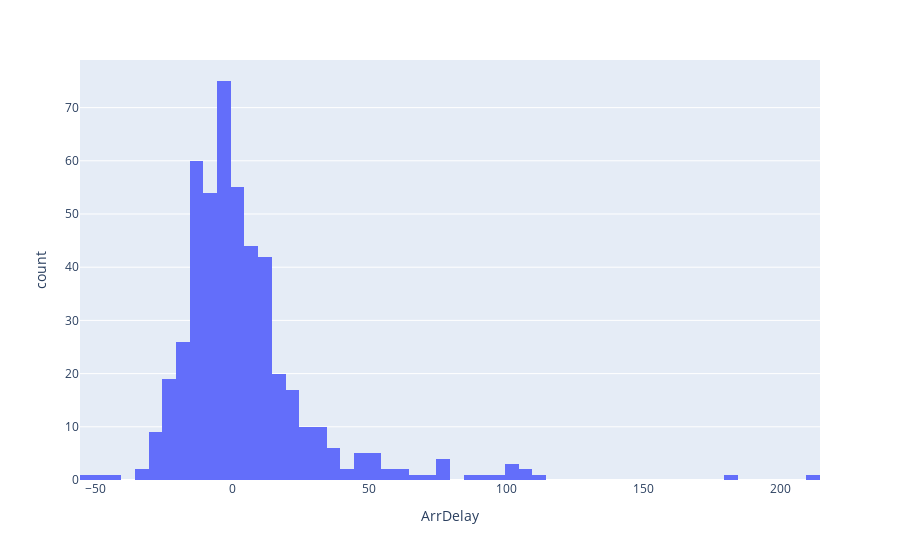

This figure's notebook cell:
### Markdown cell above
**To do**

-   Use px.histogram and pass the dataset.
-   Pass `ArrDelay` to x parameter.

### Code cell
# Create histogram here
fig=px.histogram(data, x=data['ArrDelay'])
fig.show()

### Figure 1 — Plotly figure (JSON) as saved in the notebook; plotly's stock layout.template omitted (floating-point values rounded to 4 significant figures; data arrays with more than 128 entries replaced by an {"elided": "..."} marker saying what was removed)
{"data": [{"alignmentgroup": "True", "bingroup": "x", "hovertemplate": "ArrDelay=%{x}<br>count=%{y}<extra></extra>", "legendgroup": "", "marker": {"color": "#636efa"}, "name": "", "offsetgroup": "", "orientation": "v", "showlegend": false, "type": "histogram", "x": {"elided": "500 int values"}, "xaxis": "x", "yaxis": "y"}], "layout": {"autosize": true, "barmode": "relative", "legend": {"tracegroupgap": 0}, "margin": {"t": 60}, "xaxis": {"anchor": "y", "autorange": true, "domain": [0, 1], "range": [-55.5, 214.5], "title": {"text": "ArrDelay"}, "type": "linear"}, "yaxis": {"anchor": "x", "autorange": true, "domain": [0, 1], "range": [0, 78.95], "title": {"text": "count"}}}}
